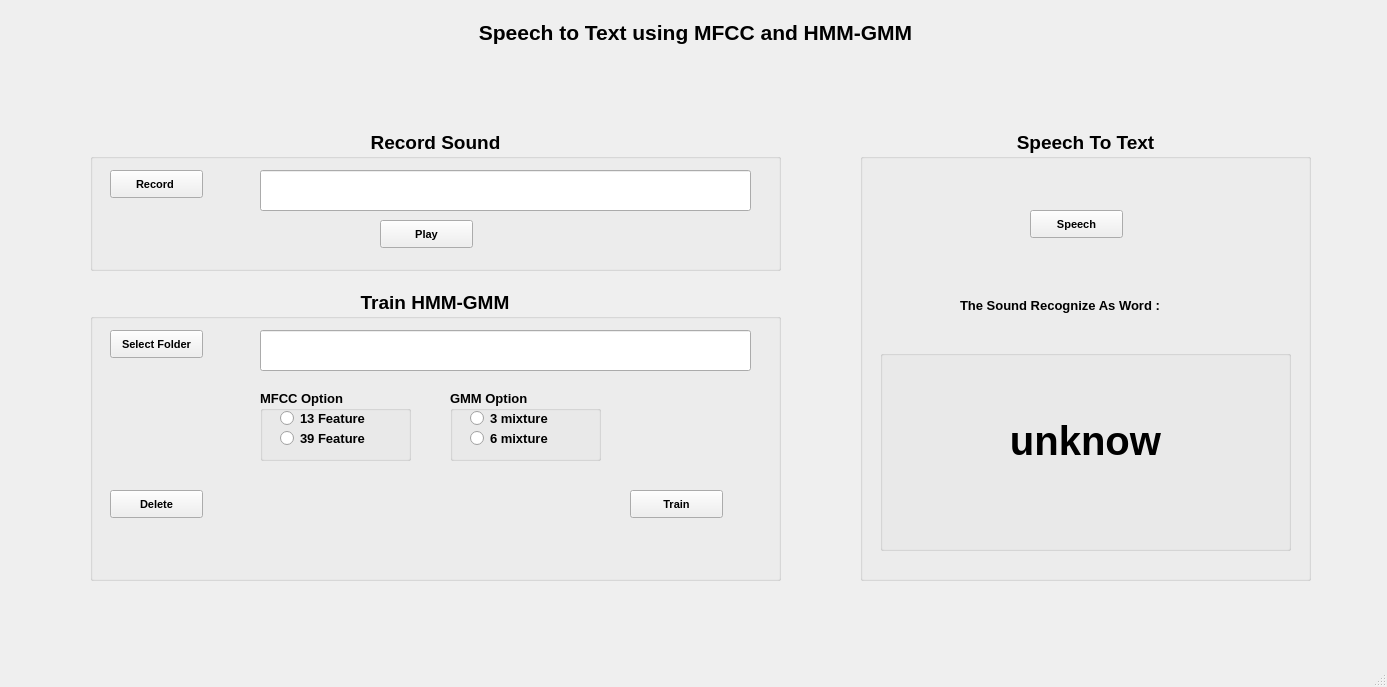
<?xml version="1.0" encoding="UTF-8"?>
<ui version="4.0">
 <class>MainWindow</class>
 <widget class="QMainWindow" name="MainWindow">
  <property name="geometry">
   <rect>
    <x>0</x>
    <y>0</y>
    <width>1387</width>
    <height>687</height>
   </rect>
  </property>
  <property name="windowTitle">
   <string>SPEECH TO TEXT</string>
  </property>
  <widget class="QWidget" name="centralwidget">
   <widget class="QGroupBox" name="groupBox">
    <property name="geometry">
     <rect>
      <x>90</x>
      <y>290</y>
      <width>691</width>
      <height>291</height>
     </rect>
    </property>
    <property name="font">
     <font>
      <family>MS Shell Dlg 2</family>
      <pointsize>14</pointsize>
      <weight>75</weight>
      <bold>true</bold>
     </font>
    </property>
    <property name="autoFillBackground">
     <bool>false</bool>
    </property>
    <property name="title">
     <string>Train HMM-GMM</string>
    </property>
    <property name="alignment">
     <set>Qt::AlignHCenter|Qt::AlignTop</set>
    </property>
    <property name="flat">
     <bool>false</bool>
    </property>
    <property name="checkable">
     <bool>false</bool>
    </property>
    <widget class="QPushButton" name="train_bt">
     <property name="geometry">
      <rect>
       <x>540</x>
       <y>200</y>
       <width>93</width>
       <height>28</height>
      </rect>
     </property>
     <property name="font">
      <font>
       <pointsize>8</pointsize>
      </font>
     </property>
     <property name="text">
      <string>Train</string>
     </property>
    </widget>
    <widget class="QPushButton" name="select_folder_bt">
     <property name="geometry">
      <rect>
       <x>20</x>
       <y>40</y>
       <width>93</width>
       <height>28</height>
      </rect>
     </property>
     <property name="font">
      <font>
       <pointsize>8</pointsize>
      </font>
     </property>
     <property name="text">
      <string>Select Folder</string>
     </property>
    </widget>
    <widget class="QLineEdit" name="select_folder_nm">
     <property name="geometry">
      <rect>
       <x>170</x>
       <y>40</y>
       <width>491</width>
       <height>41</height>
      </rect>
     </property>
     <property name="font">
      <font>
       <pointsize>10</pointsize>
       <weight>50</weight>
       <bold>false</bold>
      </font>
     </property>
    </widget>
    <widget class="QGroupBox" name="groupBox_5">
     <property name="geometry">
      <rect>
       <x>170</x>
       <y>100</y>
       <width>151</width>
       <height>71</height>
      </rect>
     </property>
     <property name="font">
      <font>
       <pointsize>10</pointsize>
      </font>
     </property>
     <property name="title">
      <string>MFCC Option</string>
     </property>
     <widget class="QRadioButton" name="feat39">
      <property name="geometry">
       <rect>
        <x>20</x>
        <y>40</y>
        <width>131</width>
        <height>17</height>
       </rect>
      </property>
      <property name="font">
       <font>
        <pointsize>10</pointsize>
       </font>
      </property>
      <property name="text">
       <string>39 Feature</string>
      </property>
     </widget>
     <widget class="QRadioButton" name="feat13">
      <property name="geometry">
       <rect>
        <x>20</x>
        <y>20</y>
        <width>111</width>
        <height>17</height>
       </rect>
      </property>
      <property name="font">
       <font>
        <pointsize>10</pointsize>
       </font>
      </property>
      <property name="text">
       <string>13 Feature</string>
      </property>
     </widget>
    </widget>
    <widget class="QGroupBox" name="groupBox_6">
     <property name="geometry">
      <rect>
       <x>360</x>
       <y>100</y>
       <width>151</width>
       <height>71</height>
      </rect>
     </property>
     <property name="font">
      <font>
       <pointsize>10</pointsize>
      </font>
     </property>
     <property name="title">
      <string>GMM Option</string>
     </property>
     <widget class="QRadioButton" name="mix6">
      <property name="geometry">
       <rect>
        <x>20</x>
        <y>40</y>
        <width>111</width>
        <height>17</height>
       </rect>
      </property>
      <property name="font">
       <font>
        <pointsize>10</pointsize>
       </font>
      </property>
      <property name="text">
       <string>6 mixture</string>
      </property>
     </widget>
     <widget class="QRadioButton" name="mix3">
      <property name="geometry">
       <rect>
        <x>20</x>
        <y>20</y>
        <width>111</width>
        <height>17</height>
       </rect>
      </property>
      <property name="font">
       <font>
        <pointsize>10</pointsize>
       </font>
      </property>
      <property name="text">
       <string>3 mixture</string>
      </property>
     </widget>
    </widget>
    <widget class="QPushButton" name="del_bt">
     <property name="geometry">
      <rect>
       <x>20</x>
       <y>200</y>
       <width>93</width>
       <height>28</height>
      </rect>
     </property>
     <property name="font">
      <font>
       <pointsize>8</pointsize>
      </font>
     </property>
     <property name="text">
      <string>Delete</string>
     </property>
    </widget>
   </widget>
   <widget class="QGroupBox" name="groupBox_2">
    <property name="geometry">
     <rect>
      <x>860</x>
      <y>130</y>
      <width>451</width>
      <height>451</height>
     </rect>
    </property>
    <property name="font">
     <font>
      <pointsize>14</pointsize>
      <weight>75</weight>
      <bold>true</bold>
     </font>
    </property>
    <property name="title">
     <string>Speech To Text</string>
    </property>
    <property name="alignment">
     <set>Qt::AlignHCenter|Qt::AlignTop</set>
    </property>
    <widget class="QPushButton" name="speech_bt">
     <property name="geometry">
      <rect>
       <x>170</x>
       <y>80</y>
       <width>93</width>
       <height>28</height>
      </rect>
     </property>
     <property name="font">
      <font>
       <pointsize>8</pointsize>
      </font>
     </property>
     <property name="text">
      <string>Speech</string>
     </property>
    </widget>
    <widget class="QLabel" name="resultLabel">
     <property name="geometry">
      <rect>
       <x>100</x>
       <y>160</y>
       <width>281</width>
       <height>31</height>
      </rect>
     </property>
     <property name="font">
      <font>
       <pointsize>10</pointsize>
      </font>
     </property>
     <property name="text">
      <string>The Sound Recognize As Word :</string>
     </property>
    </widget>
    <widget class="QGroupBox" name="groupBox_4">
     <property name="geometry">
      <rect>
       <x>20</x>
       <y>220</y>
       <width>411</width>
       <height>201</height>
      </rect>
     </property>
     <property name="title">
      <string/>
     </property>
     <widget class="QLabel" name="result">
      <property name="geometry">
       <rect>
        <x>0</x>
        <y>40</y>
        <width>411</width>
        <height>101</height>
       </rect>
      </property>
      <property name="font">
       <font>
        <pointsize>30</pointsize>
       </font>
      </property>
      <property name="focusPolicy">
       <enum>Qt::NoFocus</enum>
      </property>
      <property name="text">
       <string>unknow</string>
      </property>
      <property name="alignment">
       <set>Qt::AlignCenter</set>
      </property>
     </widget>
    </widget>
   </widget>
   <widget class="QLabel" name="label_3">
    <property name="geometry">
     <rect>
      <x>430</x>
      <y>20</y>
      <width>531</width>
      <height>31</height>
     </rect>
    </property>
    <property name="font">
     <font>
      <pointsize>16</pointsize>
      <weight>75</weight>
      <bold>true</bold>
     </font>
    </property>
    <property name="text">
     <string>Speech to Text using MFCC and HMM-GMM</string>
    </property>
    <property name="alignment">
     <set>Qt::AlignHCenter|Qt::AlignTop</set>
    </property>
   </widget>
   <widget class="QGroupBox" name="groupBox_3">
    <property name="geometry">
     <rect>
      <x>90</x>
      <y>130</y>
      <width>691</width>
      <height>141</height>
     </rect>
    </property>
    <property name="font">
     <font>
      <family>MS Shell Dlg 2</family>
      <pointsize>14</pointsize>
      <weight>75</weight>
      <bold>true</bold>
     </font>
    </property>
    <property name="autoFillBackground">
     <bool>false</bool>
    </property>
    <property name="title">
     <string>Record Sound</string>
    </property>
    <property name="alignment">
     <set>Qt::AlignHCenter|Qt::AlignTop</set>
    </property>
    <property name="flat">
     <bool>false</bool>
    </property>
    <property name="checkable">
     <bool>false</bool>
    </property>
    <widget class="QPushButton" name="record_bt">
     <property name="geometry">
      <rect>
       <x>20</x>
       <y>40</y>
       <width>93</width>
       <height>28</height>
      </rect>
     </property>
     <property name="font">
      <font>
       <pointsize>8</pointsize>
      </font>
     </property>
     <property name="text">
      <string>Record </string>
     </property>
    </widget>
    <widget class="QLineEdit" name="record_nm">
     <property name="geometry">
      <rect>
       <x>170</x>
       <y>40</y>
       <width>491</width>
       <height>41</height>
      </rect>
     </property>
     <property name="font">
      <font>
       <pointsize>10</pointsize>
       <weight>50</weight>
       <bold>false</bold>
      </font>
     </property>
    </widget>
    <widget class="QPushButton" name="play_bt">
     <property name="geometry">
      <rect>
       <x>290</x>
       <y>90</y>
       <width>93</width>
       <height>28</height>
      </rect>
     </property>
     <property name="font">
      <font>
       <pointsize>8</pointsize>
      </font>
     </property>
     <property name="text">
      <string>Play</string>
     </property>
    </widget>
   </widget>
  </widget>
  <widget class="QStatusBar" name="statusbar"/>
 </widget>
 <resources/>
 <connections/>
</ui>
